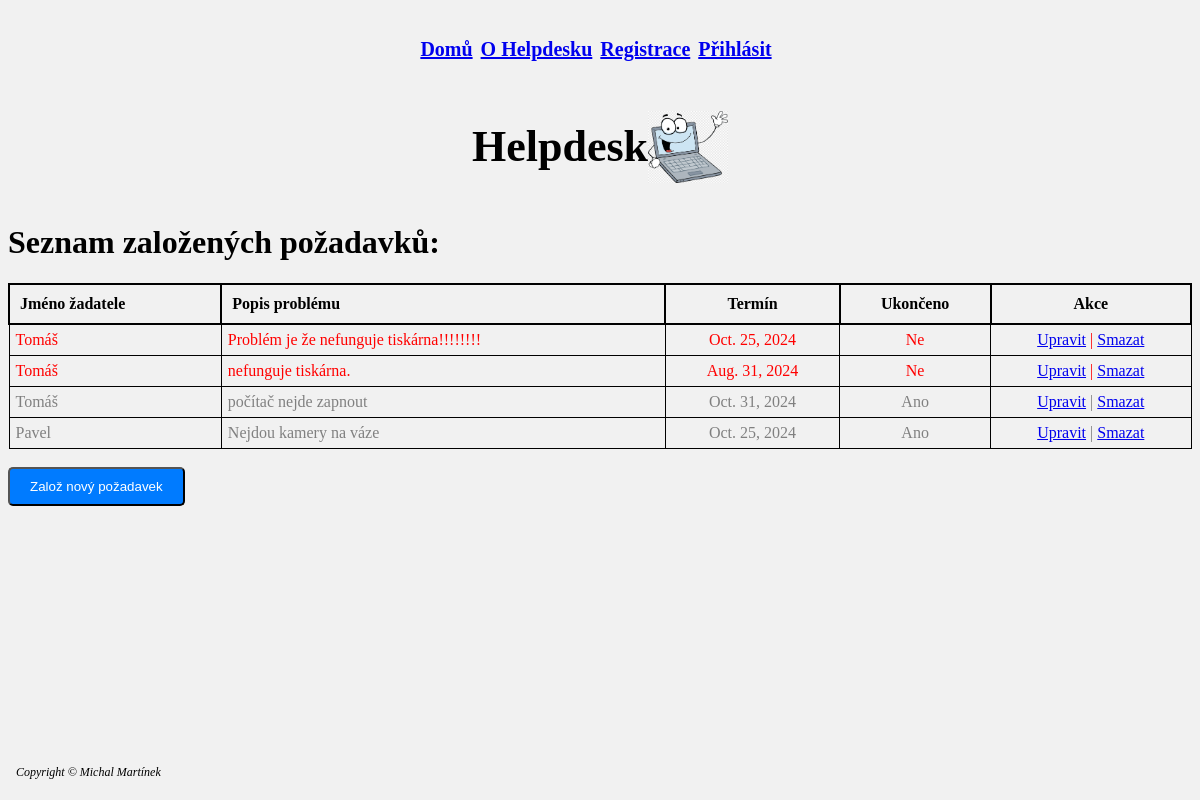
The app's page /add_hd/HDD_list/, older data.
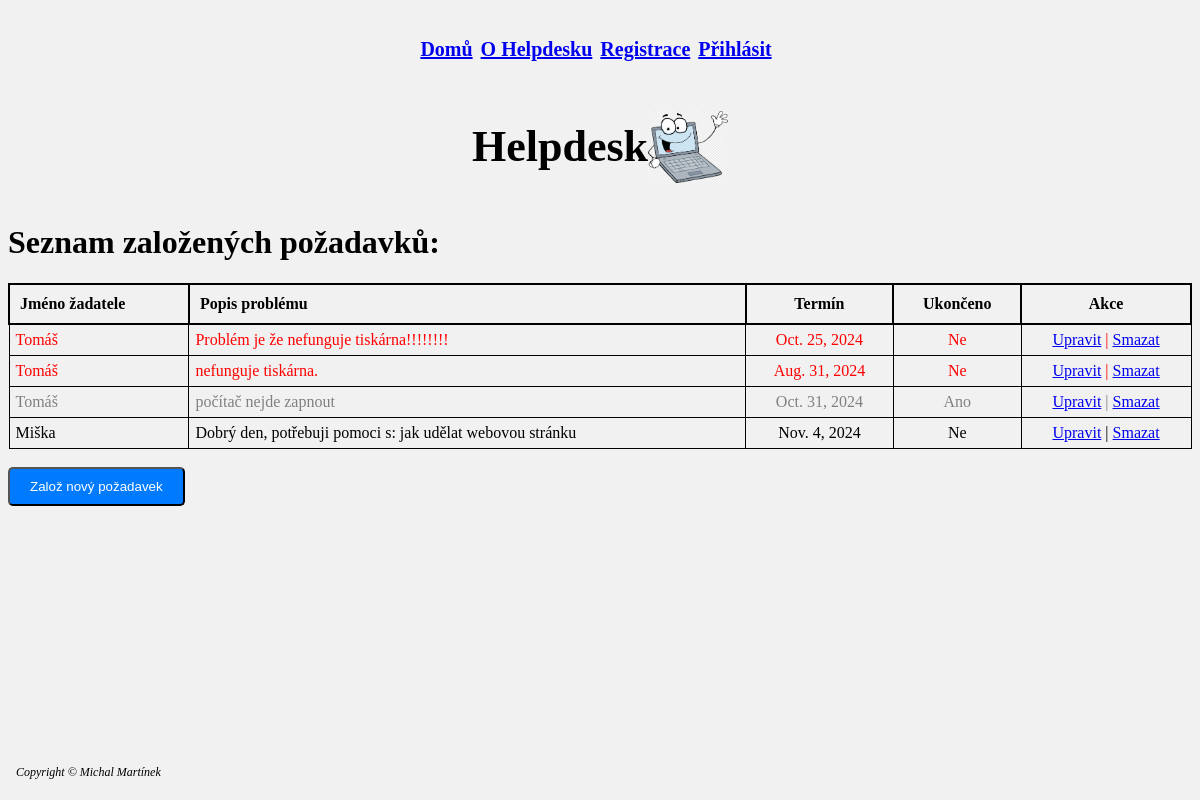
The same page, newer data.
### add_hd/models.py (models this page shows, shortened)
class Helpdesk(models.Model):
    datum_zalozeni = models.DateField(default=timezone.now())
    termin_splneni = models.DateField(default=get_default_termin_splneni)
    jmeno_zadatele = models.CharField(max_length=100)
    popis_problemu = models.TextField(default='Dobrý den, potřebuji pomoci s:')
    resitel = models.ForeignKey(User, on_delete=models.SET_NULL, null=True, blank=True)
    vyjadreni = models.TextField(blank=True, null=True, default='Probloblém byl: ')
    zpracovano = models.BooleanField(default=False)

### add_hd/views.py (the view)
# urls.py: path('HDD_list/', views.helpdesk_list, name='HDD_list'),
def helpdesk_list(request):
    helpdesks = Helpdesk.objects.all()
    now = timezone.now().date()
    return render(request, 'HDD_list.html', {'helpdesks': helpdesks, 'now': now})

### add_hd/templates/HDD_list.html (shortened to what this page needs)
{% extends "master.html" %}
{% load static %}
{% load tz %}
{% block content %}
<h1>Seznam založených požadavků:</h1>
<table style="width: 100%; border-collapse: collapse;">
    <thead>
        <tr>
            <th class="table_1">Jméno žadatele</th>
            <th class="table_1">Popis problému</th>
            <th class="table_1_1">Termín</th>
            <th class="table_1_1">Ukončeno</th>
            <th class="table_1_1">Akce</th>
        </tr>
    </thead>
    <tbody>
        {% with now=now %}
            {% for helpdesk in helpdesks %}
                <tr style="color:
                    {% if helpdesk.zpracovano %} gray
                    {% elif helpdesk.termin_splneni < now %} red
                    {% else %} black {% endif %};">
                    <td class="table_2">{{ helpdesk.jmeno_zadatele }}</td>
                    <td class="table_2">{{ helpdesk.popis_problemu }}</td>
                    <td class="table_2_1">{{ helpdesk.termin_splneni }}</td>
                    <td class="table_2_1">{{ helpdesk.zpracovano|yesno:"Ano,Ne" }}</td>
                    <td class="table_2_1">
                        <a href="{% url 'HD_edit' helpdesk.id %}" class="btn">Upravit</a> |
                        <a href="{% url 'HD_delete' helpdesk.id %}" class="btn_dell">Smazat</a>
                    </td>
                </tr>
            {% empty %}
                <tr>
                    <td colspan="5" style="text-align: center; padding: 8px;">Žádné tikety k zobrazení.</td>
                </tr>
            {% endfor %}
        {% endwith %}
    </tbody>
</table>
<br>
<form action="{% url 'HD_create' %}" method="get">
    <button type="submit" class="btn_hdzaloz">Založ nový požadavek</button>
</form>
{% endblock %}

### core/templates/master.html (shortened to what this page needs)
{% load static %}
<!DOCTYPE html>
<html>
<head>
</head>
<body class="body">
{% include 'header.html' %}
{% block content %}
{% endblock %}
{% include 'footer.html' %}
</body>
</html>

### core/templates/header.html (shortened to what this page needs)
{% load static %}
<header>
    <link rel="stylesheet" href="{% static 'css/styles.css' %}">
    <nav class="header_ul">
        <ul style="display: flex; list-style: none; padding: 0;">
            <li style="margin-right: 8px;"><a href="{% url 'home' %}">Domů</a></li>
            <li style="margin-right: 8px;"><a href="{% url 'about' %}">O Helpdesku</a></li>
            <li style="margin-right: 8px;"><a href="{% url 'register' %}">Registrace</a></li>
            {% if user.is_authenticated %}
                <li style="margin-right: 8px;"><a href="{% url 'HD_list' %}">HelpDesk List</a></li>
                <li style="margin-right: 8px;"><a href="{% url 'profile' %}">Profil</a></li>
                <li style="display: inline;">
                    <form method="post" action="{% url 'logout' %}" style="display: inline;">
                        {% csrf_token %}
                        <a href="#" onclick="this.closest('form').submit(); return false;" style="color:blue; text-decoration:underline; cursor:pointer;">Logout</a>
                    </form>
                </li>
            {% else %}
                <li style="margin-right: 8px;"><a href="{% url 'login' %}">Přihlásit</a></li>
            {% endif %}
    </ul>
</nav>
    <div class="nav1" id="nav1">
         Helpdesk
        <img id="logo" src="{% static 'img/ok_1.png' %}"  alt="logo" width="80px">
    </div>
</header>

### core/templates/footer.html
{% load static %}
<footer class="footer">
  <p>Copyright &copy; Michal Martínek</p>
</footer>

### static/css/styles.css (style rules this page uses)
.nav1 { background-color: #f1f1f1; display: flex; justify-content: center; align-items: center; padding: 20px; font-size: 44px; font-weight: bold; }
.header_ul { background-color: #f1f1f1; display: flex; justify-content: center; align-items: center; padding: 10px; font-size: 20px; font-weight: bold; }
.body { background-color: #f1f1f1; }
.footer { background-color: #f1f1f1; display: block; justify-content: left; align-items: center; padding: 8px; font-size: 12px; font-style: italic; position: absolute; bottom: 0; width: 80%; }
.btn_hdzaloz { display: inline-block; padding: 10px 20px; background-color: #007bff; color: white; text-decoration: none; border-radius: 5px; transition: background-color 0.3s; }
.table_1 { border: 2px solid black; padding: 10px; text-align: left; }
.table_1_1 { border: 2px solid black; padding: 10px; text-align: center; }
.table_2 { border: 1px solid black; padding: 6px; text-align: left; }
.table_2_1 { border: 1px solid black; padding: 6px; text-align: center; }

Row changes from the older to the newer data that the page shows:
removed Helpdesk: jmeno_zadatele "Pavel", popis_problemu "Nejdou kamery na váze", termin_splneni "Oct. 25, 2024", zpracovano "Ano"
added Helpdesk: jmeno_zadatele "Miška", popis_problemu "Dobrý den, potřebuji pomoci s: jak udělat webovou stránku", termin_splneni "Nov. 4, 2024", zpracovano "Ne"
